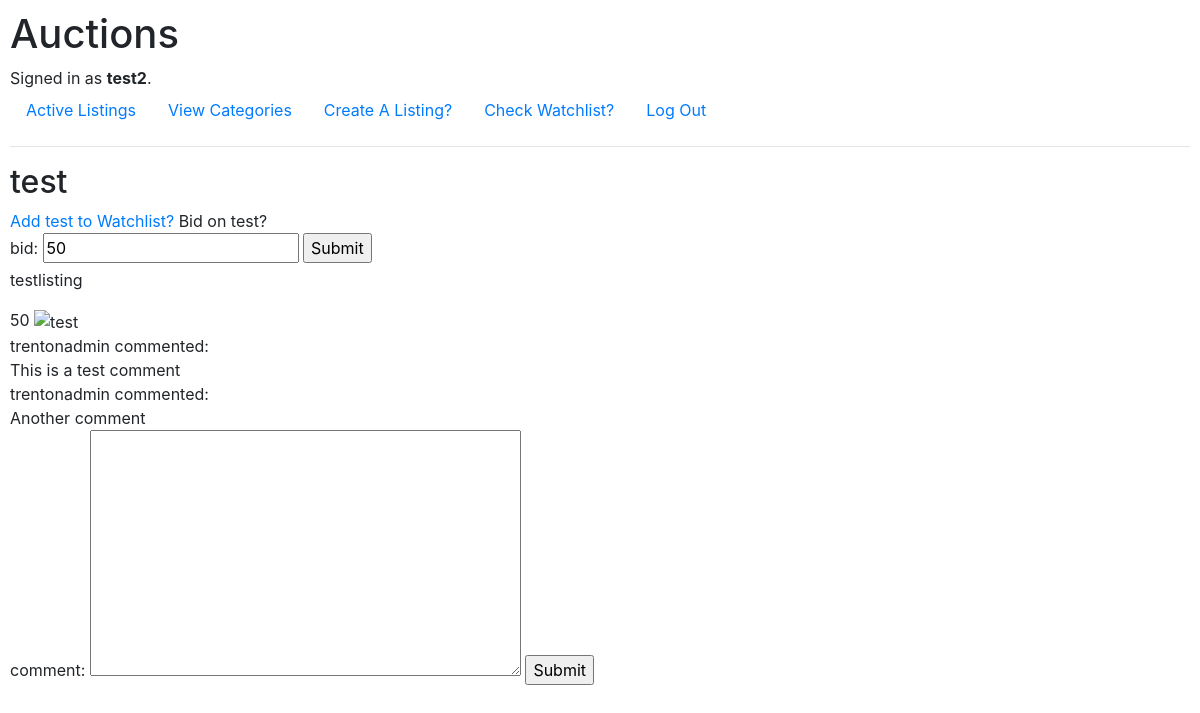
The app's page /4 (signed in) with its own data.
### auctions/models.py (models this page shows, shortened)
class User(AbstractUser):
    id = models.AutoField(primary_key=True)

class Listing(models.Model):
    id = models.AutoField(primary_key=True)
    title = models.CharField(max_length=64)
    description = models.CharField(max_length=64)
    price = models.IntegerField()
    image = models.CharField(max_length=128, blank=True)
    category = models.CharField(blank=True, max_length=64)
    active = models.BooleanField()
    user = models.ForeignKey(User, blank=True, on_delete=models.CASCADE, related_name="userListing")

class Comments(models.Model):
    id = models.AutoField(primary_key=True)
    user = models.ForeignKey(User, blank=True, on_delete=models.CASCADE, related_name="userComment")
    content = models.CharField(max_length=128)
    currentListing = models.ForeignKey(Listing, on_delete=models.CASCADE, related_name="commentListing")

### auctions/views.py (the view)
# urls.py: path("<int:listing_id>", views.listing, name="listing")
def listing(request, listing_id):
    if request.method == "POST":
        pass
    else:
        listing = Listing.objects.get(pk=listing_id)
        currentPrice = listing.price
        highestBid = Bid.objects.filter(price=currentPrice, currentListing = listing_id)
        if highestBid.first():
            highestBid = highestBid[0]
        else:
            highestBid = listing.price
        commentform = NewCommentForm()
        bidform = NewBidForm(initial={'bid': currentPrice})
        comments = Comments.objects.filter(currentListing = listing_id)
        return render(request, "auctions/listing.html", {
            "comments": comments,
            "listing": listing,
            "bidform": bidform,
            "commentform": commentform,
            "highestBid": highestBid
        })

### auctions/views.py
class NewBidForm(forms.Form):
    bid = forms.IntegerField(label="bid")

class NewCommentForm(forms.Form):
    comment = forms.CharField(label="comment", widget=forms.Textarea)

### auctions/templates/auctions/listing.html (shortened to what this page needs)
{% extends "auctions/layout.html" %}
{% block body %}
    <h2>{{ listing.title }}</h2>
        {% if user.is_authenticated %}
            {% if user == listing.user %}
                {% if listing.active == True %}
                    <a href="{% url 'closelist' listing.id %}">Close {{ listing.title }}?</a>
                {% else %}
                    <p>You have closed the listing.</p>
                {% endif %}
            {% else %}
                {% if user == highestBid.user or user == highestBid %}
                    {% if listing.active == False %}
                        <p>You have won the auction!</p>
                    {% else %}
                        <p>You have the highest bid!</p>
                    {% endif %}
                {% else %}
                    {% if listing.active == True %}
                        <a href="{% url 'addWatchList' listing.id %}">Add {{ listing.title }} to Watchlist?</a>
                            Bid on {{ listing.title }}?
                        <form action="{% url 'bid' listing.id %}" method="post">
                            {{ bidform }}
                            <input type="submit">
                        </form>
                    {% endif %}
                {% endif %}
            {% endif %}
        {% endif %}
        <p>{{ listing.description }}</p>
        {{ listing.price }}
        <img src="{{ listing.image }}" alt="{{ listing.title }}" width="500" height="600">
        {% for comment in comments %}
            <div class="comment">{{ comment.user }} commented:
                <div>{{ comment.content }}</div>
            </div>
            {% empty %}
            <h1>No Comments Yet!</h1>
        {% endfor %}
        <form action="{% url 'comment' listing.id %}" method="post">
            {{ commentform }}
            <input type="submit">
        </form>
{% endblock %}

### auctions/templates/auctions/layout.html (shortened to what this page needs)
{% load static %}
<!DOCTYPE html>
<html lang="en">
    <head>
        <link rel="stylesheet" href="https://stackpath.bootstrapcdn.com/bootstrap/4.4.1/css/bootstrap.min.css">
        <link href="{% static 'auctions/styles.css' %}" rel="stylesheet">
    </head>
    <body>
        <h1>Auctions</h1>
        <div>
            {% if user.is_authenticated %}
                Signed in as <strong>{{ user.username }}</strong>.
            {% else %}
                Not signed in.
            {% endif %}
        </div>
        <ul class="nav">
            <li class="nav-item">
                <a class="nav-link" href="{% url 'index' %}">Active Listings</a>
            </li>
            <li class="nav-item">
                <a class="nav-link" href="{% url 'categories' %}">View Categories</a>
            </li>
            {% if user.is_authenticated %}
                <li class="nav-item">
                    <a class="nav-link" href="{% url 'create' %}">Create A Listing?</a>
                </li>
                <li class="nav-item">
                    <a class="nav-link" href="watchList">Check Watchlist?</a>
                </li>
                <li class="nav-item">
                    <a class="nav-link" href="{% url 'logout' %}">Log Out</a>
                </li>
            {% endif %}
        </ul>
        <hr>
        {% block body %}
        {% endblock %}
    </body>
</html>

### auctions/static/auctions/styles.css (style rules this page uses)
body { padding: 10px; }

### records on screen
User: username "test2"
Listing: title "test", description "testlisting", price "50"
Comments: user "trentonadmin", content "This is a test comment"
Comments: user "trentonadmin", content "Another comment"
